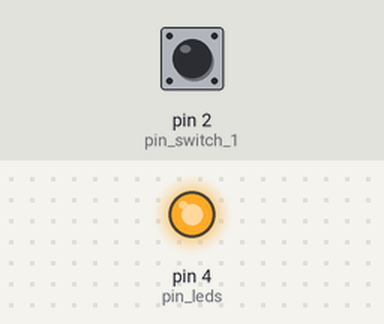
A program run on a simulated Arduino Nano, built with avr-gcc and run on an emulated ATmega328P. Parts: output pins drawn as LEDs (lit = HIGH). The test bench sets the inputs (shaded band); at power-on: pin 2 (pin_switch_1) HIGH.

Above: at 0.5 s.
At 7.3 s:
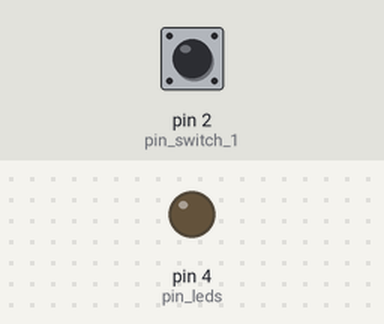
Timing chart, 0 to 10.1 s (numbered marks = the images above):
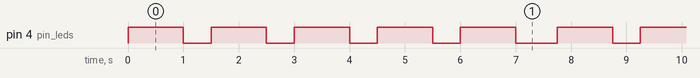

The program:

main.cpp
```cpp
#include <Arduino.h>
#include "LowPower.h"

#define pin_switch_1	2
#define pin_switch_2	3
#define pin_leds 		4


void setup()
{
	// Disable some peripherals to save more power
	ADCSRA = ADCSRA & B01111111;
	ACSR = B10000000;
	DIDR0 = DIDR0 | B00111111;

	// even more power could be saved by flashing firmware without a bootloader (because it saves a lot of on-time)
	// and while uploading through usbasp ,maybe also decrease F_CPU and disable things like BOD in the fuses.

	pinMode(pin_switch_1, INPUT_PULLUP);
	pinMode(pin_switch_2, INPUT_PULLUP);
	pinMode(pin_leds, OUTPUT);

	// pinMode(13, OUTPUT);
	// Serial.begin(9600);
}


void loop()
{
	// Serial.println("loop");
	// TODO: is a delay needed to stabilise arduino/leds/optotransistors?
	// digitalWrite(13, LOW);
	if ( digitalRead(pin_switch_1)==HIGH || digitalRead(pin_switch_2)==HIGH ) // remember that the inputs are pulled high but drawn low when light hits the base. I.e. when interrupted no more light hits the base and the pin goes HIGH.
	{
		for (int i=0;i<5;i++)
		{
			digitalWrite(pin_leds, HIGH);
			delay(1000);
			digitalWrite(pin_leds, LOW);
			delay(500);
		}
	}
	// delay(100);
	// digitalWrite(13,HIGH);
	LowPower.powerDown(SLEEP_250MS, ADC_OFF, BOD_OFF);
}
```

Measured:
- by itself, pin 4 (pin_leds): repeats every 7.8 s: 4 × (LOW 0.50 s, HIGH 1.0 s), LOW 0.75 s, HIGH 1.0 s
- by itself, everything shown: repeats every 7.8 s, in 10 steps
